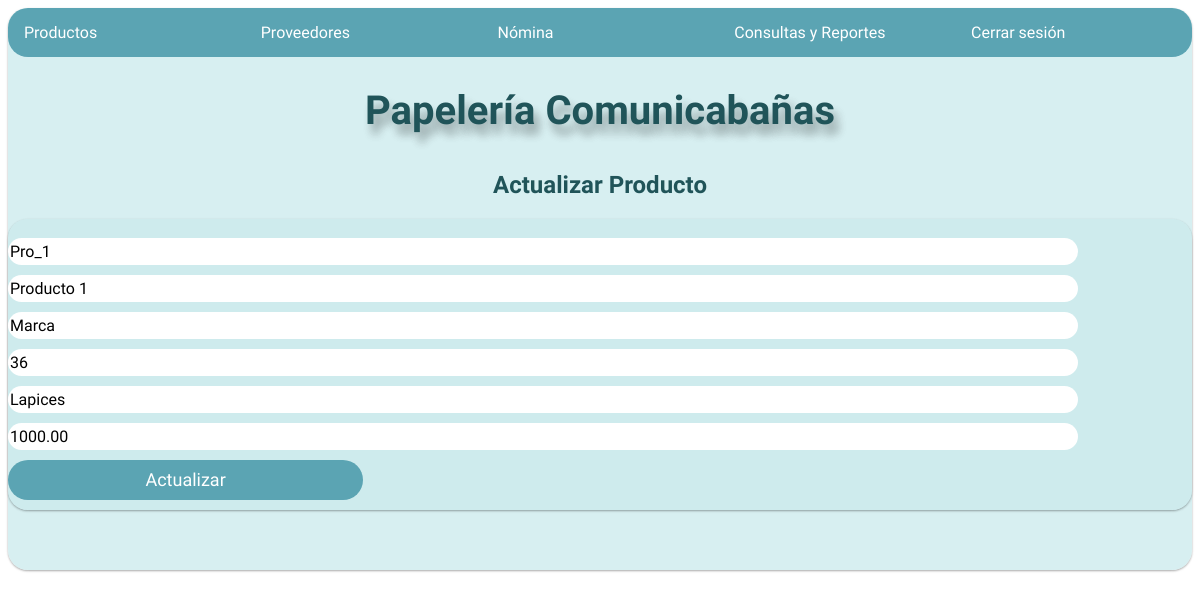
Before: /actualizarproducto/Pro_1 with the older database file.
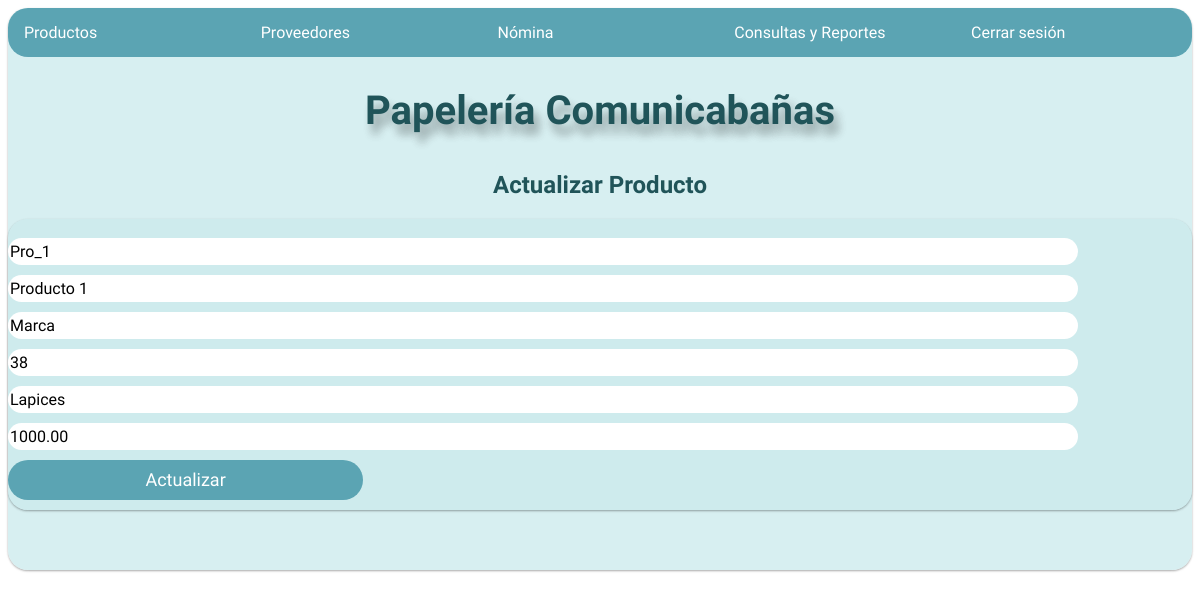
After: the same page with the newer database file.
### Datos/models.py (models this page shows, shortened)
class Producto(models.Model):
    Codigo = models.CharField(max_length=20, primary_key=True)
    Nombre = models.CharField(max_length=50)
    Referencia = models.CharField(max_length=50)
    Categoria = models.CharField(max_length=50)
    Precio = models.DecimalField(max_digits=10, decimal_places=2)
    Existencia = models.IntegerField()

### Papeleria/views.py (the view)
# urls.py: path('actualizarproducto/<str:codigo>', v.actpro, name = 'actpro'),
def actpro(request,codigo):
    if checkLG():
        producto = Producto.objects.get(Codigo=codigo)
        return render(request, 'Actpro.html', {'producto': producto})
    return render(request, 'login.html')

### Datos/views.py (called while the page is built)
def checkLG():
    empleados = Empleado.objects.all()
    for empleado in empleados:
        if empleado.logged == True:
            return True
    return False

### Papeleria/Templates/Actpro.html (shortened to what this page needs)
{% extends "Base.html" %}
{% load static %}
{% block content %}
<link rel="stylesheet" href='{% static "css/Regispro.css" %}'>
<header style="text-align: center;">
    <h2 class=" subtitle" style=" padding-top: 10px; color:#205459" >Actualizar Producto</h2>
</header>
<div class ="row center-xs" >
    <div class="card col-md-6 col-sm-6 col-xs-10 items">
        <br>
        <form action="{% url 'actualizarP' producto.Codigo %}" method = "POST"> {% csrf_token %}
            <input value = '{{producto.Codigo}}' name = "codigo" class="textbox" type="text"required placeholder="Codigo">
            <input value = '{{producto.Nombre}}' name = "nombre" class="textbox" type="text" required placeholder="Nombre del Producto">
            <input value = '{{producto.Referencia}}' name = "ref" class="textbox" type="text" required placeholder="Referencia">
            <input value = '{{producto.Existencia}}' name = "cant" class="textbox" type="number" required placeholder="Cantidad">
            <input value = '{{producto.Categoria}}' name = "cat" class="textbox" type="text" required placeholder="Categoría">
            <input value = '{{producto.Precio}}' name = "price" class="textbox" type="number" required placeholder="Precio">
            <input name = "enviar" class="btn" type="submit" value="Actualizar">
        </form>
    </div>
</div>
{% endblock %}

Changed rows visible on the page:
changed Producto "Pro_1": cant "36" → "38"
